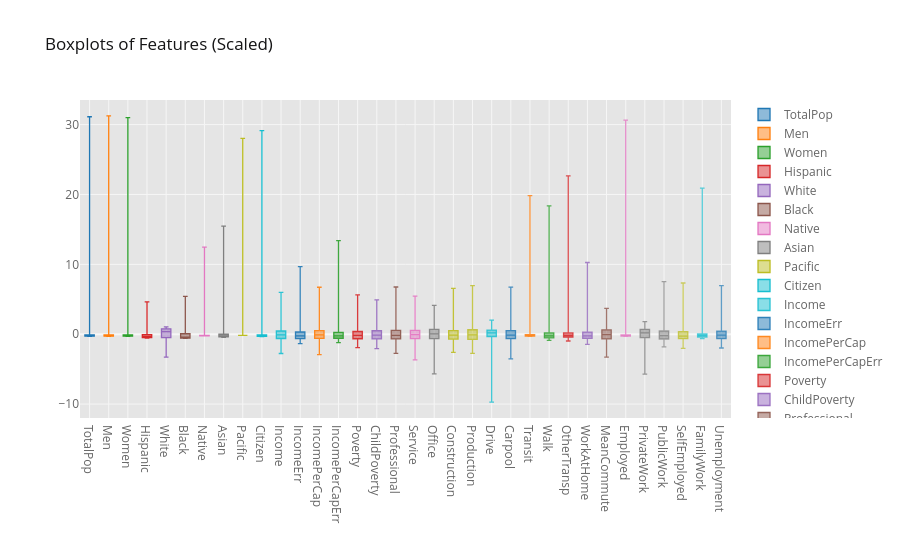

The notebook cell this image was saved under:
### Markdown cell above
Clearly, the scales used for percentage-based variables are very different from population-based ones. Let's scale the columns, and plot the boxplots again for the same variables.

> Note: If the following cell times out with a warning, check out [this stackoverflow](https://stackoverflow.com/questions/43288550/iopub-data-rate-exceeded-in-jupyter-notebook-when-viewing-image) for more help.

### Code cell
# define scaled data frame variable
us_df_scaled = pd.read_csv('https://raw.githubusercontent.com/Explore-AI/Public-Data/master/Data/unsupervised_sprint/acs2015_county_data.csv', encoding="UTF-8").dropna()
us_df_scaled[features] = preprocessing.scale(us_df_scaled[features])

# plot boxplots using scaled data
us_df_scaled[features].iplot(kind='box', title="Boxplots of Features (Scaled)")

### Figure 1 — Plotly figure (JSON) as saved in the notebook; plotly's stock layout.template omitted (floating-point values rounded to 4 significant figures; data arrays with more than 128 entries replaced by an {"elided": "..."} marker saying what was removed)
{"data": [{"boxpoints": false, "line": {"width": 1.3}, "marker": {"color": "rgba(31, 119, 180, 1.0)"}, "name": "TotalPop", "orientation": "v", "type": "box", "y": {"elided": "3218 float values"}}, {"boxpoints": false, "line": {"width": 1.3}, "marker": {"color": "rgba(255, 127, 14, 1.0)"}, "name": "Men", "orientation": "v", "type": "box", "y": {"elided": "3218 float values"}}, {"boxpoints": false, "line": {"width": 1.3}, "marker": {"color": "rgba(44, 160, 44, 1.0)"}, "name": "Women", "orientation": "v", "type": "box", "y": {"elided": "3218 float values"}}, {"boxpoints": false, "line": {"width": 1.3}, "marker": {"color": "rgba(214, 39, 40, 1.0)"}, "name": "Hispanic", "orientation": "v", "type": "box", "y": {"elided": "3218 float values"}}, {"boxpoints": false, "line": {"width": 1.3}, "marker": {"color": "rgba(148, 103, 189, 1.0)"}, "name": "White", "orientation": "v", "type": "box", "y": {"elided": "3218 float values"}}, {"boxpoints": false, "line": {"width": 1.3}, "marker": {"color": "rgba(140, 86, 75, 1.0)"}, "name": "Black", "orientation": "v", "type": "box", "y": {"elided": "3218 float values"}}, {"boxpoints": false, "line": {"width": 1.3}, "marker": {"color": "rgba(227, 119, 194, 1.0)"}, "name": "Native", "orientation": "v", "type": "box", "y": {"elided": "3218 float values"}}, {"boxpoints": false, "line": {"width": 1.3}, "marker": {"color": "rgba(127, 127, 127, 1.0)"}, "name": "Asian", "orientation": "v", "type": "box", "y": {"elided": "3218 float values"}}, {"boxpoints": false, "line": {"width": 1.3}, "marker": {"color": "rgba(188, 189, 34, 1.0)"}, "name": "Pacific", "orientation": "v", "type": "box", "y": {"elided": "3218 float values"}}, {"boxpoints": false, "line": {"width": 1.3}, "marker": {"color": "rgba(23, 190, 207, 1.0)"}, "name": "Citizen", "orientation": "v", "type": "box", "y": {"elided": "3218 float values"}}, {"boxpoints": false, "line": {"width": 1.3}, "marker": {"color": "rgba(23, 190, 207, 0.8999999999999999)"}, "name": "Income", "orientation": "v", "type": "box", "y": {"elided": "3218 float values"}}, {"boxpoints": false, "line": {"width": 1.3}, "marker": {"color": "rgba(31, 119, 180, 0.8999999999999999)"}, "name": "IncomeErr", "orientation": "v", "type": "box", "y": {"elided": "3218 float values"}}, {"boxpoints": false, "line": {"width": 1.3}, "marker": {"color": "rgba(255, 127, 14, 0.8999999999999999)"}, "name": "IncomePerCap", "orientation": "v", "type": "box", "y": {"elided": "3218 float values"}}, {"boxpoints": false, "line": {"width": 1.3}, "marker": {"color": "rgba(44, 160, 44, 0.8999999999999999)"}, "name": "IncomePerCapErr", "orientation": "v", "type": "box", "y": {"elided": "3218 float values"}}, {"boxpoints": false, "line": {"width": 1.3}, "marker": {"color": "rgba(214, 39, 40, 0.8999999999999999)"}, "name": "Poverty", "orientation": "v", "type": "box", "y": {"elided": "3218 float values"}}, {"boxpoints": false, "line": {"width": 1.3}, "marker": {"color": "rgba(148, 103, 189, 0.8999999999999999)"}, "name": "ChildPoverty", "orientation": "v", "type": "box", "y": {"elided": "3218 float values"}}, {"boxpoints": false, "line": {"width": 1.3}, "marker": {"color": "rgba(140, 86, 75, 0.8999999999999999)"}, "name": "Professional", "orientation": "v", "type": "box", "y": {"elided": "3218 float values"}}, {"boxpoints": false, "line": {"width": 1.3}, "marker": {"color": "rgba(227, 119, 194, 0.8999999999999999)"}, "name": "Service", "orientation": "v", "type": "box", "y": {"elided": "3218 float values"}}, {"boxpoints": false, "line": {"width": 1.3}, "marker": {"color": "rgba(127, 127, 127, 0.8999999999999999)"}, "name": "Office", "orientation": "v", "type": "box", "y": {"elided": "3218 float values"}}, {"boxpoints": false, "line": {"width": 1.3}, "marker": {"color": "rgba(188, 189, 34, 0.8999999999999999)"}, "name": "Construction", "orientation": "v", "type": "box", "y": {"elided": "3218 float values"}}, {"boxpoints": false, "line": {"width": 1.3}, "marker": {"color": "rgba(188, 189, 34, 0.7999999999999998)"}, "name": "Production", "orientation": "v", "type": "box", "y": {"elided": "3218 float values"}}, {"boxpoints": false, "line": {"width": 1.3}, "marker": {"color": "rgba(23, 190, 207, 0.7999999999999998)"}, "name": "Drive", "orientation": "v", "type": "box", "y": {"elided": "3218 float values"}}, {"boxpoints": false, "line": {"width": 1.3}, "marker": {"color": "rgba(31, 119, 180, 0.7999999999999998)"}, "name": "Carpool", "orientation": "v", "type": "box", "y": {"elided": "3218 float values"}}, {"boxpoints": false, "line": {"width": 1.3}, "marker": {"color": "rgba(255, 127, 14, 0.7999999999999998)"}, "name": "Transit", "orientation": "v", "type": "box", "y": {"elided": "3218 float values"}}, {"boxpoints": false, "line": {"width": 1.3}, "marker": {"color": "rgba(44, 160, 44, 0.7999999999999998)"}, "name": "Walk", "orientation": "v", "type": "box", "y": {"elided": "3218 float values"}}, {"boxpoints": false, "line": {"width": 1.3}, "marker": {"color": "rgba(214, 39, 40, 0.7999999999999998)"}, "name": "OtherTransp", "orientation": "v", "type": "box", "y": {"elided": "3218 float values"}}, {"boxpoints": false, "line": {"width": 1.3}, "marker": {"color": "rgba(148, 103, 189, 0.7999999999999998)"}, "name": "WorkAtHome", "orientation": "v", "type": "box", "y": {"elided": "3218 float values"}}, {"boxpoints": false, "line": {"width": 1.3}, "marker": {"color": "rgba(140, 86, 75, 0.7999999999999998)"}, "name": "MeanCommute", "orientation": "v", "type": "box", "y": {"elided": "3218 float values"}}, {"boxpoints": false, "line": {"width": 1.3}, "marker": {"color": "rgba(227, 119, 194, 0.7999999999999998)"}, "name": "Employed", "orientation": "v", "type": "box", "y": {"elided": "3218 float values"}}, {"boxpoints": false, "line": {"width": 1.3}, "marker": {"color": "rgba(127, 127, 127, 0.7999999999999998)"}, "name": "PrivateWork", "orientation": "v", "type": "box", "y": {"elided": "3218 float values"}}, {"boxpoints": false, "line": {"width": 1.3}, "marker": {"color": "rgba(127, 127, 127, 0.7)"}, "name": "PublicWork", "orientation": "v", "type": "box", "y": {"elided": "3218 float values"}}, {"boxpoints": false, "line": {"width": 1.3}, "marker": {"color": "rgba(188, 189, 34, 0.7)"}, "name": "SelfEmployed", "orientation": "v", "type": "box", "y": {"elided": "3218 float values"}}, {"boxpoints": false, "line": {"width": 1.3}, "marker": {"color": "rgba(23, 190, 207, 0.7)"}, "name": "FamilyWork", "orientation": "v", "type": "box", "y": {"elided": "3218 float values"}}, {"boxpoints": false, "line": {"width": 1.3}, "marker": {"color": "rgba(31, 119, 180, 0.7)"}, "name": "Unemployment", "orientation": "v", "type": "box", "y": {"elided": "3218 float values"}}], "layout": {"legend": {"bgcolor": "#FFFFFF", "font": {"color": "#666666"}}, "paper_bgcolor": "#FFFFFF", "plot_bgcolor": "#E5E5E5", "title": {"font": {"color": "#151516"}, "text": "Boxplots of Features (Scaled)"}, "xaxis": {"gridcolor": "#F6F6F6", "showgrid": true, "tickfont": {"color": "#666666"}, "title": {"font": {"color": "#666666"}, "text": ""}, "zerolinecolor": "#F6F6F6"}, "yaxis": {"gridcolor": "#F6F6F6", "showgrid": true, "tickfont": {"color": "#666666"}, "title": {"font": {"color": "#666666"}, "text": ""}, "zerolinecolor": "#F6F6F6"}}}
